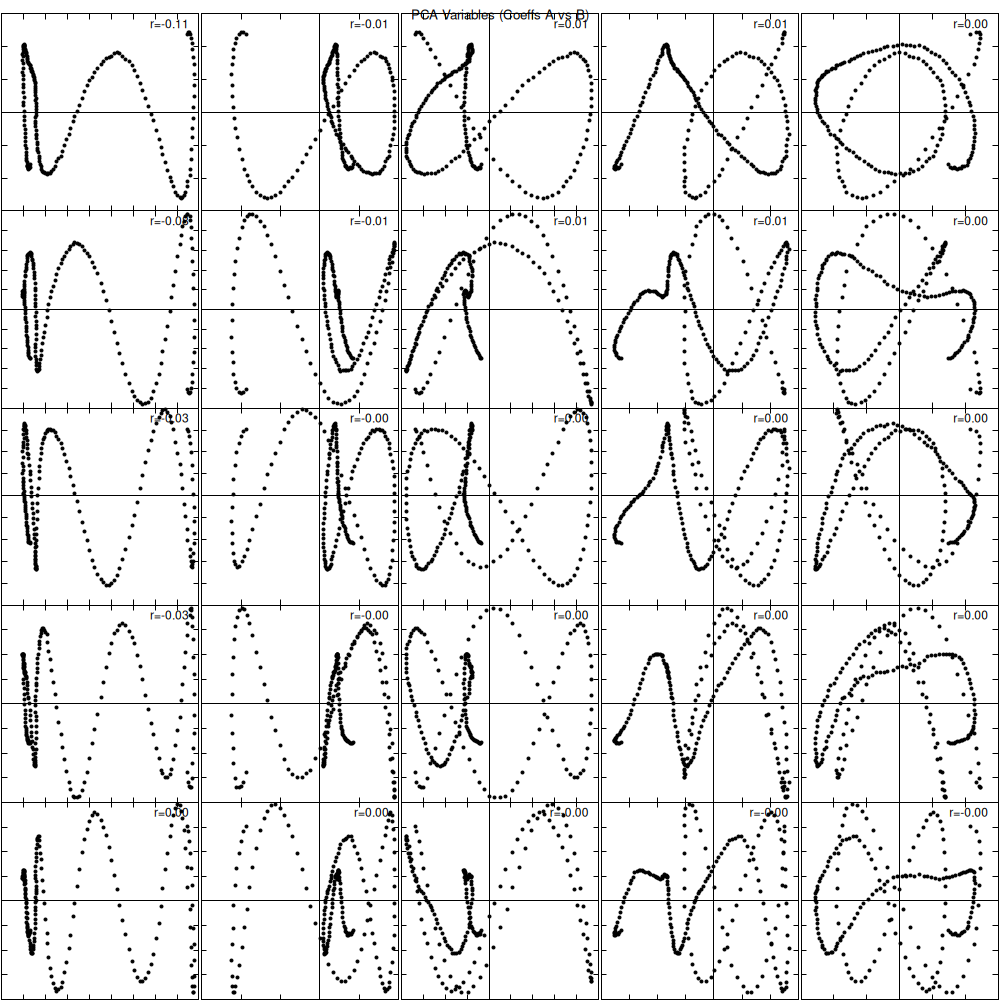

Reproduce this figure in gnuplot.
set terminal pngcairo size 1000,1000 enhanced font "Arial,10"
set output "./pca_corner.png"

# Margins
set lmargin 0
set rmargin 0
set tmargin 0
set bmargin 0

set multiplot layout 5,5 rowsfirst title "PCA Variables (Coeffs A vs B)" offset 0,-0.05

# Pre-calculate standard deviations
array stdA[5]
array stdB[5]
do for [k=1:5] {
    stats "./pca_vars.dat" u k nooutput
    stdA[k] = STATS_stddev
    stats "./pca_vars.dat" u (k+5) nooutput
    stdB[k] = STATS_stddev
}

do for [j=0:4] {
    do for [i=0:4] {
        colA = i + 1
        colB = j + 6

        # Calculate Correlation
        stats "./pca_vars.dat" u colA:colB nooutput
        corr = STATS_correlation

        # Reset labels
        unset label

        # Correlation Label (Top Right)
        set label 1 sprintf("r=%.2f", corr) at graph 0.95, 0.95 right font ",9"

        # Standard Deviation Labels
        # Top of Column
        if (j == 0) {
            set label 2 sprintf("σ(A%d)=%.2g", i, stdA[i+1]) at graph 0.5, 1.1 center font ",9"
        }
        # Right of Row
        if (i == 4) {
            set label 3 sprintf("σ(B%d)=%.2g", j, stdB[j+1]) at graph 1.1, 0.5 left font ",9"
        }

        # Axis Labels (Outer Only - optional, explicitly asked to remove values)
        # We unset values but keep structure
        set format x ""
        set format y ""
        unset xlabel
        unset ylabel

        if (j == 4) { set xlabel sprintf("A%d", i) }
        if (i == 0) { set ylabel sprintf("B%d", j) offset 1 }

        unset key
        set size square

        # Zero Cross
        set xzeroaxis lt 1 lc rgb "black"
        set yzeroaxis lt 1 lc rgb "black"

        plot "./pca_vars.dat" using colA:colB pt 7 ps 0.5 lc rgb "black"
    }
}
unset multiplot
